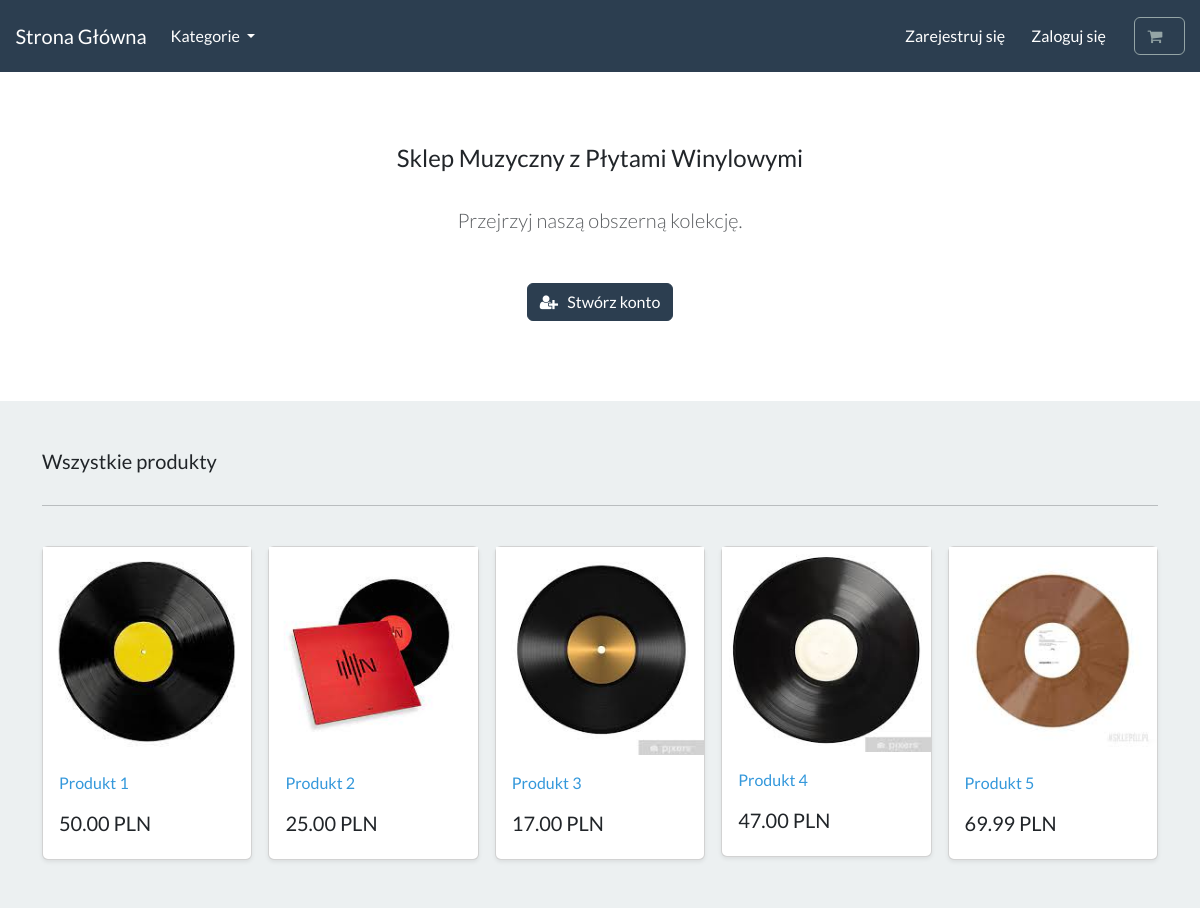
The page / on the database its author committed.
### store/models.py (models this page shows, shortened)
class Product(models.Model):
    category = models.ForeignKey(Category, related_name='product', on_delete=models.CASCADE, null=True)
    title = models.CharField(max_length=250)
    brand = models.CharField(max_length=250, default='un-branded')
    description = models.TextField(blank=True)
    slug = models.SlugField(max_length=255)
    price = models.DecimalField(max_digits=4, decimal_places=2)
    image = models.ImageField(upload_to='images/')
    class Meta:
        verbose_name_plural = 'products'
    def get_absolute_url(self):
        return reverse('product-info', args=[self.slug])

### store/views.py (the view)
# urls.py: path('', include('store.urls')),
def store(request):
    all_products = Product.objects.all()
    context = {'all_products':all_products}
    return render(request, 'store/store.html', context)

### cart/cart.py (called while the page is built)
    def __len__(self):
        return sum(item['qty'] for item in self.cart.values())

### cart/context_processor.py (called while the page is built)
def cart(request):
    return {'cart': Cart(request)}

### store/models.py (called while the page is built)
    def get_absolute_url(self):
        return reverse('list-category', args=[self.slug])

### store/views.py (called while the page is built)
def categories(request):
    all_categories = Category.objects.all()
    return {'all_categories': all_categories}

### store/templates/store/store.html
{% extends "./base.html" %}
{% load static %}
{% block content %}
    <section class="py-4 text-center container">
        <div class="row py-lg-5">
            <div class="col-lg-6 col-md-8 mx-auto">
                <h4> Sklep Muzyczny z Płytami Winylowymi </h4>
                <br>
                <p class="lead text-muted">
                Przejrzyj naszą obszerną kolekcję.
                </p>
                <br>
                <a href="{% url 'register' %}" class="btn btn-primary my-2"> <i class="fa fa-user-plus" aria-hidden="true"></i> &nbsp; Stwórz konto </a>
            </div>
        </div>
    </section>
       <div class="album py-5 bg-light">
        <div class="container">
          <div class="pb-3 h5"> Wszystkie produkty </div>
          <hr>
          <br>
          <div class="row row-cols-1 row-cols-sm-2 row-cols-md-5 g-3">
            {% for product in all_products %}
                <div class="col">
                <div class="card shadow-sm">
                    <img class="img-fluid" alt="Responsive image" src="{{product.image.url}}">
                    <div class="card-body">
                    <p class="card-text">
                        <a class="text-info text-decoration-none" href="{{product.get_absolute_url}}"> {{ product.title | capfirst }} </a>
                    </p>
                    <div class="d-flex justify-content-between align-items-center">
                        <h5>  {{ product.price }} PLN</h5>
                    </div>
                    </div>
                    </div>
                </div>
            {% endfor%}
          </div>
        </div>
      </div>
{% endblock %}

### store/templates/store/base.html (shortened to what this page needs)
{% load static %}
<!DOCTYPE html>
<html>
    <head>
        <link rel="stylesheet" href="https://bootswatch.com/5/flatly/bootstrap.min.css">
        <link rel="stylesheet" href="https://cdnjs.cloudflare.com/ajax/libs/font-awesome/4.7.0/css/font-awesome.min.css">
        <link rel="stylesheet" href="{% static 'css/style.css' %}">
    </head>
    <nav class="navbar navbar-expand-lg bg-primary justify-content-center">
        <a class="navbar-brand main-heading text-white" href="{% url 'store' %}">
        &nbsp; &nbsp; Strona Główna
        </a>
        <div class="collapse navbar-collapse" id="navbarCollapse">
            <ul class="navbar-nav me-auto mb-2 mb-md-0">
                <li class="nav-item dropdown">
                    <a class="nav-link dropdown-toggle text-white" href="#" id="navbarDropdown" role="button"
                    data-bs-toggle="dropdown" aria-expanded="false">
                        Kategorie
                    </a>
                </li>
            </ul>
        </div>
        <div class="collapse navbar-collapse text-center" id="navbarNavDropdown">
            <ul class="navbar-nav ms-auto">
                {% if user.is_authenticated %}
                    <li class="nav-item">
                        <a class="btn btn-alert navbar-btn text-white" type="button"  href="{% url 'dashboard' %}"><i class="fa fa-home" aria-hidden="true"></i> &nbsp; Panel użytkownika </a>
                    </li>
                    {% else %}
                    <li class="nav-item">
                        <a class="btn btn-alert navbar-btn text-white" type="button"  href="{% url 'register' %}"> Zarejestruj się </a>
                    </li>
                    {% endif %}
                    {% if user.is_authenticated %}
                        <li class="nav-item">
                            <a class="btn btn-alert navbar-btn text-white" type="button"  href="{% url 'user-logout' %}"> Wyloguj się </a>
                        </li>
                    {% else %}
                        <li class="nav-item">
                            <a class="btn btn-alert navbar-btn text-white" type="button"  href="{% url 'my-login' %}"> Zaloguj się </a>
                        </li>
                    {% endif %}
                <li class="nav-item">
                    <a type="button" role="button" href="{% url 'cart-summary' %}" class="btn btn-outline-secondary">
                        <i class="fa fa-shopping-cart" aria-hidden="true"> </i>
                    </a>
                </li>
            </ul>
        </div>
    </nav>
    <body>
        {% block content %}
        {% endblock %}
    </body>
</html>

### rows shown on the page
Product: image (picture), title "Produkt 1", price "50.00"
Product: image (picture), title "Produkt 2", price "25.00"
Product: image (picture), title "Produkt 3", price "17.00"
Product: image (picture), title "Produkt 4", price "47.00"
Product: image (picture), title "Produkt 5", price "69.99"
